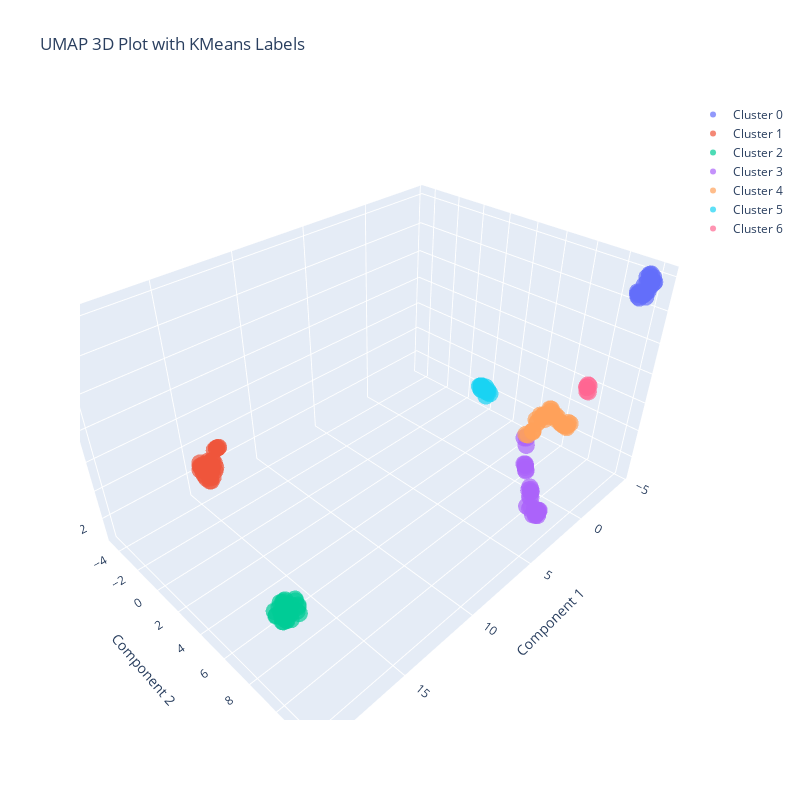

The notebook cell saved with this chart:
### Markdown cell above
In order to visualize how clusters were corresponded, a umap fit is done but this time only with 2 components to have x-y axis

### Code cell
# getting labels
kmeans_labels = kmeans.predict(X_umap)

# Perform UMAP with 3 components
umap_plot_3d = UMAP(n_components=3, random_state=23)
X_plot_3d = umap_plot_3d.fit_transform(X_sc)
X_plot_kmeans_3d = np.c_[X_plot_3d, kmeans_labels]

# Create a scatter plot
fig = go.Figure()

# Add a scatter trace for each cluster
for cluster in np.unique(kmeans_labels):
    cluster_indices = np.where(kmeans_labels == cluster)
    fig.add_trace(go.Scatter3d(
        x=X_plot_kmeans_3d[cluster_indices, 0].flatten(),
        y=X_plot_kmeans_3d[cluster_indices, 1].flatten(),
        z=X_plot_kmeans_3d[cluster_indices, 2].flatten(),
        mode='markers',
        marker=dict(
            size=6,
            opacity=0.7,
            color=cluster,
            colorscale='Viridis'
        ),
        name=f'Cluster {cluster}'
    ))

# Set layout and show the plot
fig.update_layout(
    scene=dict(
        xaxis_title='Component 1',
        yaxis_title='Component 2',
        zaxis_title='Component 3'
    ),
    title='UMAP 3D Plot with KMeans Labels',
    height = 800,
    width = 800
)

fig.show()
